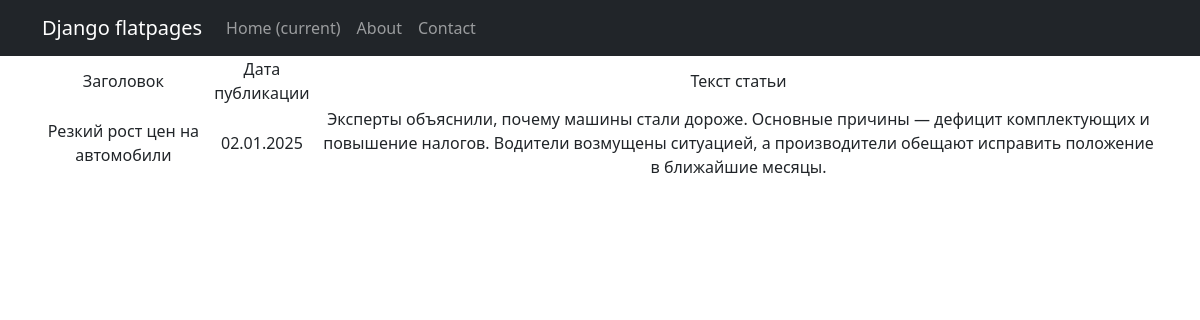
Screenshot of /news/12 with the database file from the repository.
### models_app/models.py (models this page shows, shortened)
class Post(models.Model):
    ARTICLE = 'AR'
    NEWS = 'NW'
    POST_TYPE_CHOICES = [
        (ARTICLE, 'Article'),
        (NEWS, 'News'),
    ]
    author = models.ForeignKey(Author, on_delete=models.CASCADE, related_name='posts')
    post_type = models.CharField(max_length=2, choices=POST_TYPE_CHOICES, default=ARTICLE)
    created_at = models.DateTimeField(auto_now_add=True)
    categories = models.ManyToManyField(Category, related_name='posts')
    title = models.CharField(max_length=255)
    content = models.TextField()
    rating = models.IntegerField(default=0)

### models_app/views.py (the view)
# urls.py: path('news/<int:pk>', NewsDetail.as_view(), name='news_by_id'),
class NewsDetail(DetailView):
    model = Post
    queryset = Post.objects.filter(post_type='NW')
    template_name = 'news_item.html'
    context_object_name = 'news_item'

### models_app/templatetags/custom_filters.py (called while the page is built)
@register.filter()
def censor(string):
    bad_words = ["убийство", "фальсификация", "хакеры"]
    if not isinstance(string, str):
        raise ValueError("Фильтр 'censor' можно применять только к строкам.")
    cleaned_string = ''.join(char for char in string if char.isalnum() or char.isspace()) #очистка строки от спец символов (!,$, и т.д.)
    words = cleaned_string.split()
    for word in words:
        if word.lower() in bad_words:
            censored_word = word[0] + "*" * (len(word) - 1)
            string = string.replace(word, censored_word)
    return string

### templates/news_item.html
{% extends 'flatpages/default.html' %}
{% load custom_filters %}
{% block content %}
{% if news_item %}
    <table>
           <tr>
               <td>Заголовок</td>
               <td>Дата публикации</td>
               <td>Текст статьи</td>
           </tr>
           <tr>
               <td>{{ news_item.title|censor }}</td>
               <td>{{ news_item.created_at|date:'d.m.Y' }}</td>
               <td>{{ news_item.content|censor }}</td>
           </tr>
       </table>
{% else %}
    <h2> Новости нет! </h2>
{% endif %}
{% endblock content %}

### rows the page displays
Post: title|censor "Резкий рост цен на автомобили", created_at "02.01.2025", content|censor "Эксперты объяснили, почему машины стали дороже. Основные причины — дефицит комплектующих и повышение налогов. Водители возмущены ситуацией, а производители обещают исправить положение в ближайшие месяцы."
